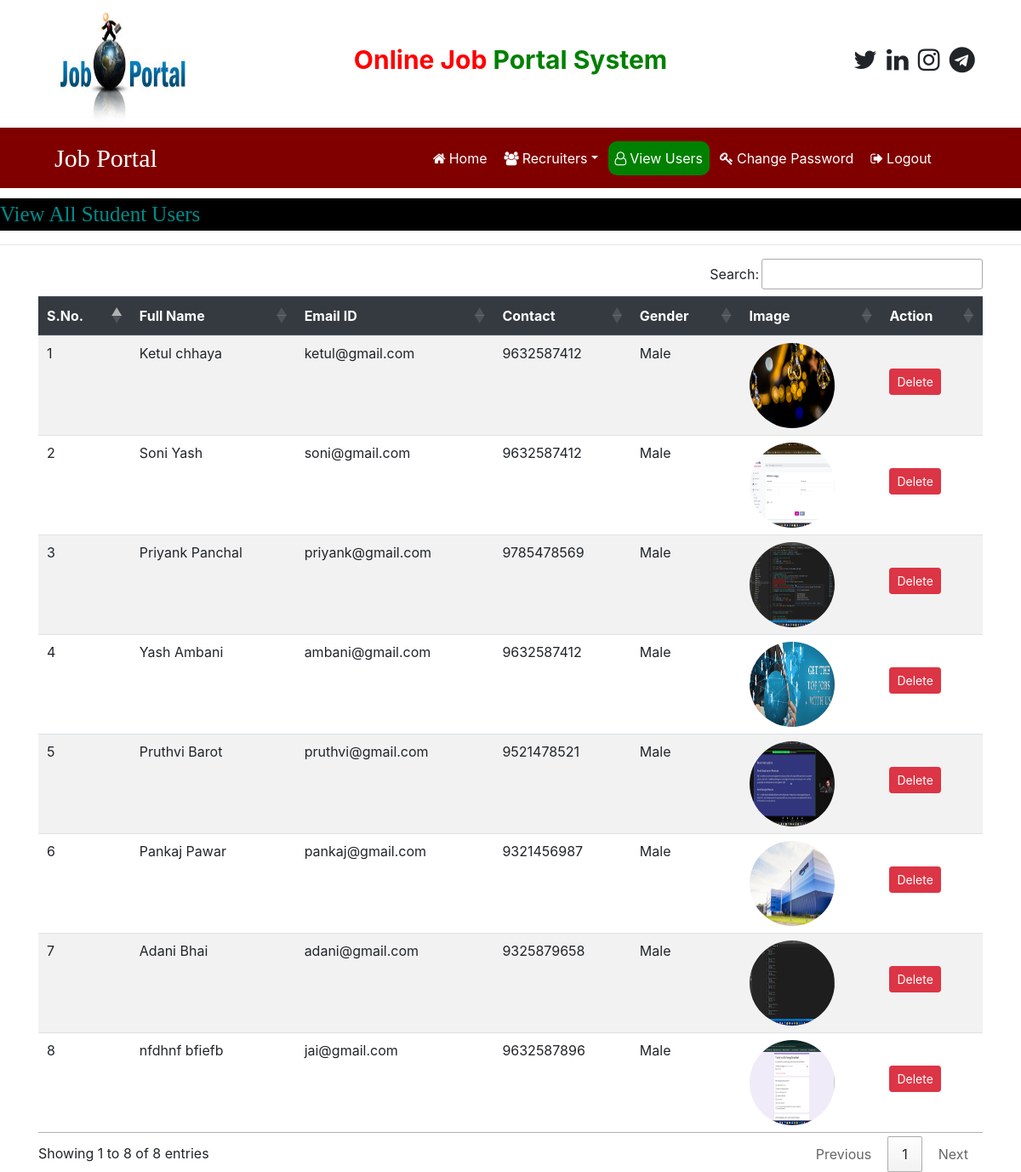
/view_users (signed in), run on the app's committed database.
### job/models.py (models this page shows, shortened)
class StudentUser(models.Model):
    user = models.ForeignKey(User, on_delete=models.CASCADE)
    mobile = models.CharField(max_length=15, null=True)
    image = models.FileField(null=True)
    gender = models.CharField(max_length=10, null=True)
    type = models.CharField(max_length=15, null=True)

### job/views.py (the view)
# urls.py: path('view_users', view_users, name='view_users'),
def view_users(request):
    if not request.user.is_authenticated:
        return redirect(reverse("admin_login"))
    data = StudentUser.objects.all()
    d = {'data':data}
    return render(request, 'view_users.html', d)

### job/templates/view_users.html
{% load static %}
{% block body %}
{% include "admin_navigation.html" %}
<marquee style="font-family:'Monotype Corsiva'; font-size:25px; color:darkcyan; background-color:black; margin-top:1%">
    View All Student Users
</marquee>
<hr>
<div class="container">
    <table class="table table-striped" id="example">
        <thead class="thead-dark">
            <tr>
                <th>S.No.</th>
                <th>Full Name</th>
                <th>Email ID</th>
                <th>Contact</th>
                <th>Gender</th>
                <th>Image</th>
                <th>Action</th>
            </tr>
        </thead>
        <tbody>
            {% for i in data %}
            <tr>
                <td>{{forloop.counter}}</td>
                <td>{{i.user.first_name}} {{i.user.last_name}}</td>
                <td>{{i.user.username}}</td>
                <td>{{i.mobile}}</td>
                <td>{{i.gender}}</td>
                <td><img src="{{i.image.url}}" style="width:100px; height:100px; border-radius:50%"></td>
                <td><a href="{% url "delete_user" i.user.id %}" class="btn btn-danger btn-sm" onclick="return confirm('Are You Sure? ')">Delete</a></td>
            </tr>
            {% endfor %}
        </tbody>
    </table>
</div>
{% endblock body %}

### job/templates/admin_navigation.html (shortened to what this page needs)
<!DOCTYPE html>
<html lang="en">
<head>
    {% load static %}
    <link rel="stylesheet" href="https://cdn.jsdelivr.net/npm/bootstrap@4.6.2/dist/css/bootstrap.min.css">
    <link rel="stylesheet" href="https://cdnjs.cloudflare.com/ajax/libs/font-awesome/4.7.0/css/font-awesome.min.css">
    <link rel="stylesheet" href="https://cdn.datatables.net/1.13.7/css/jquery.dataTables.min.css">
    <link rel="stylesheet" href="https://cdn.datatables.net/buttons/2.4.2/css/buttons.dataTables.min.css">
    <link href="{% static 'css/custom.css' %}" rel="stylesheet" />
</head>
<body>
    <div class="container">
        <div class="row">
            <div class="col-sm-3">
                <img src="{% static 'images/job1.jpg' %}" style="width:180px; height:150px">
            </div>
            <div class="col-sm-6 mt-5 text-center">
                <span style="font-weight:bold; font-size:30px">
                    <span style="color:red">Online Job</span>
                    <span style="color:green">Portal System</span>
                </span>
            </div>
            <div class="col-sm-3 mt-5" style="padding-left:10%;">
                <span style="font-weight:bold; font-size:30px">
                    <span><i class="fa fa-twitter pl-1"></i></span>
                    <span><i class="fa fa-linkedin pl-1"></i></span>
                    <span><i class="fa fa-instagram pl-1"></i></span>
                    <span><i class="fa fa-telegram pl-1"></i></span>
                </span>
            </div>
        </div>
    </div>
    <nav class="navbar navbar-expand-sm" style="background-color:maroon">
        <a href="" class="navbar-brand text-white pl-5 font-weight:bold" style="font-family:'Monotype Corsiva'; font-size:30px">Job Portal</a>
        <ul class="navbar-nav">
            <li class="nav-item">
                <a class="nav-link" href="{% url "admin_home" %}" style="margin-left:300px"><i class="fa fa-home mr-1"></i>Home</a>
            </li>
            <li class="nav-item dropdown">
                <a class="nav-link dropdown-toggle" href="#" data-toggle="dropdown"><i class="fa fa-users mr-1"></i>Recruiters</a>
            </li>
            <li class="nav-item">
                <a class="nav-link {% if request.path == '/view_users' %}active{% endif %}" href="{% url "view_users" %}"><i class="fa fa-user-o mr-1"></i>View Users</a>
            </li>
            <li class="nav-item">
                <a class="nav-link {% if request.path == '/change_passwordadmin' %}active{% endif %}" href="{% url "change_passwordadmin" %}"><i class="fa fa-key mr-1"></i>Change Password</a>
            </li>
            <li class="nav-item">
                <a class="nav-link {% if request.path == '/Logout' %}active{% endif %}" href="{% url "Logout" %}"><i class="fa fa-sign-out mr-1"></i>Logout</a>
            </li>
        </ul>
    </nav>
</body>
</html>

### job/static/css/custom.css (style rules this page uses)
a.btn.btn-danger { margin-top: 30px; }

### job/templates/admin_navigation.html (style rules this page uses)
.nav-link { color: white !important; margin-right:4px; }
.active { background-color:green; border-radius:10px; }

### data on the page
StudentUser: user.first_name "Ketul", user.last_name "chhaya", user.username "ketul@gmail.com", mobile "9632587412", gender "Male", image (picture)
StudentUser: user.first_name "Soni", user.last_name "Yash", user.username "soni@gmail.com", mobile "9632587412", gender "Male", image (picture)
StudentUser: user.first_name "Priyank", user.last_name "Panchal", user.username "priyank@gmail.com", mobile "9785478569", gender "Male", image (picture)
StudentUser: user.first_name "Yash", user.last_name "Ambani", user.username "ambani@gmail.com", mobile "9632587412", gender "Male", image (picture)
StudentUser: user.first_name "Pruthvi", user.last_name "Barot", user.username "pruthvi@gmail.com", mobile "9521478521", gender "Male", image (picture)
StudentUser: user.first_name "Pankaj", user.last_name "Pawar", user.username "pankaj@gmail.com", mobile "9321456987", gender "Male", image (picture)
StudentUser: user.first_name "Adani", user.last_name "Bhai", user.username "adani@gmail.com", mobile "9325879658", gender "Male", image (picture)
StudentUser: user.first_name "nfdhnf", user.last_name "bfiefb", user.username "jai@gmail.com", mobile "9632587896", gender "Male", image (picture)
